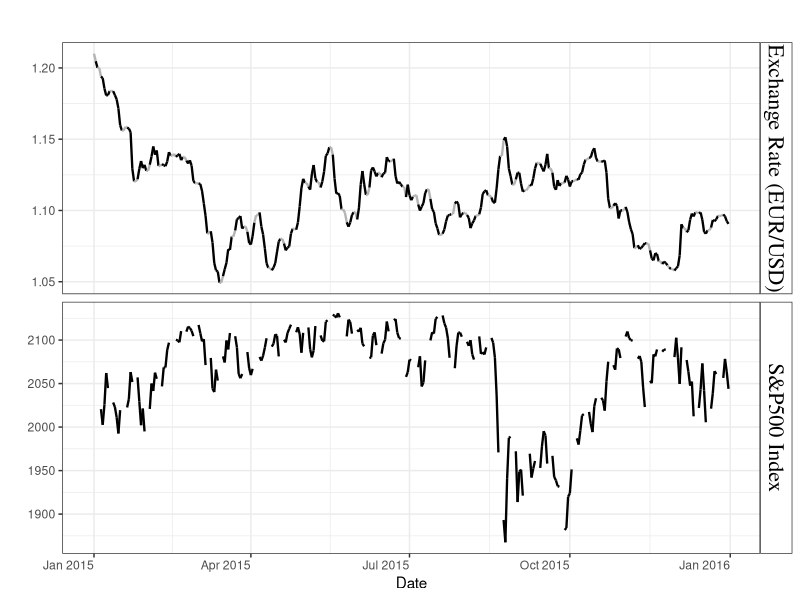
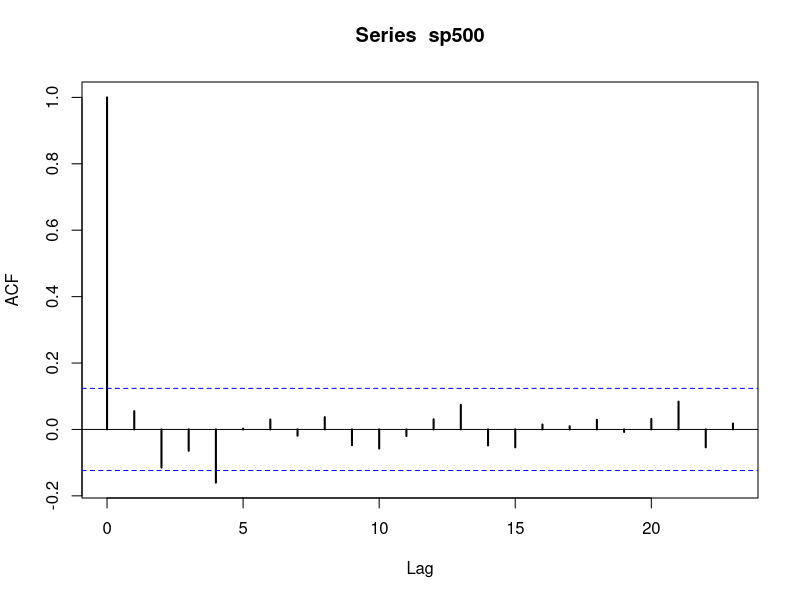
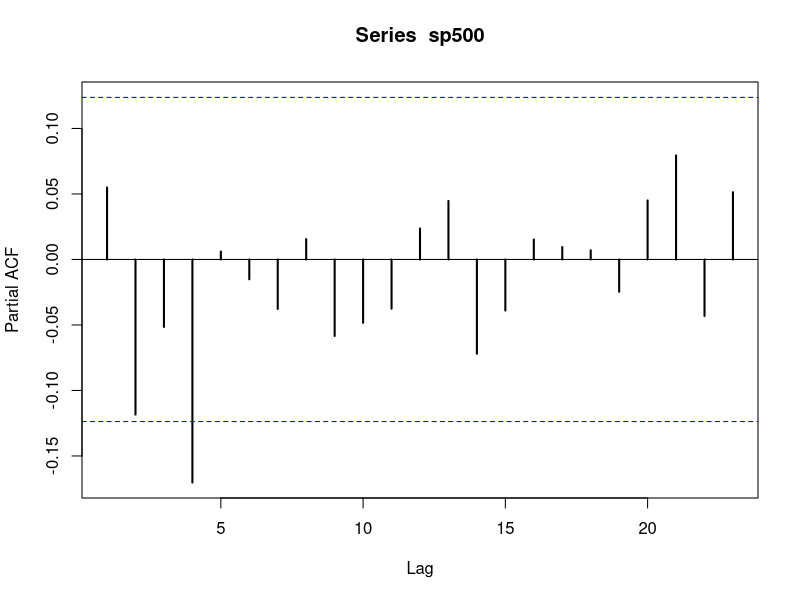
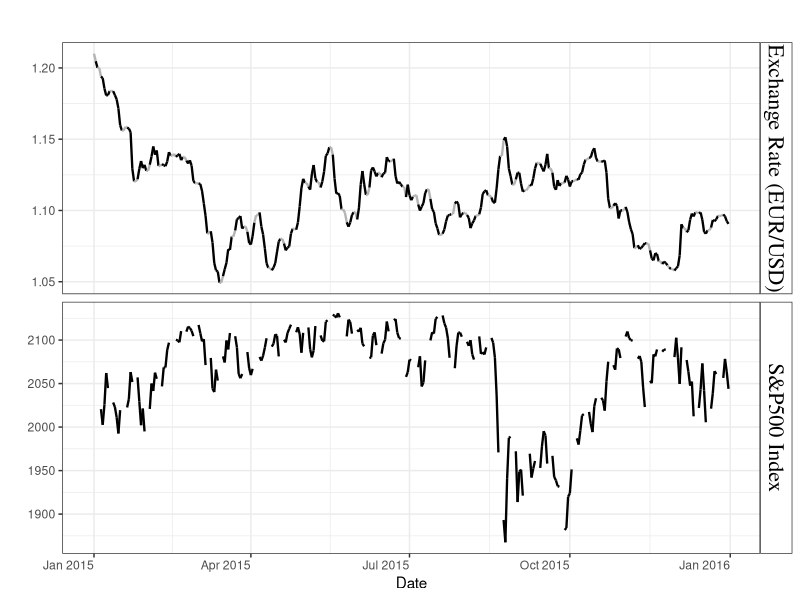

These figures' R source, in order: (Note: this script raises an error after producing the figures.)
######################################
##
## This code performs the analysis of the S&P500 and EUR data
##
## We also generate the plots for the paper here.
##

library(fGarch)
library(forecast)
library(lubridate)
library(dplyr)
library(tidyr)
library(ggplot2)

#### Load data and process
data.sp500 <- read.csv("YAHOO-INDEX_GSPC.csv")
head(data.sp500)
data.sp500<-data.sp500[,c(1,7)]
data.sp500$Date<- ymd(data.sp500$Date)
colnames(data.sp500)<-c("Date","sp500")

data.EUR.2015 <- read.csv("EUR2015.csv")
data.EUR.2015$Date<- ymd(data.EUR.2015$Date)

### Combine
data.full<- right_join(data.sp500, data.EUR.2015)

data.full
head(data.full)
colnames(data.full)<-c("Date","S&P500 Index","Exchange Rate (EUR/USD)")
data.full$Closed <- as.factor(is.na(data.full$'S&P500 Index')*1)

rtn.obj<- gather(data.full,"variable","value",2:3)
rtn.obj$Date <- ymd(rtn.obj$Date)
head(rtn.obj)
str(rtn.obj)

gg.xts1 <- ggplot(rtn.obj, aes_string(x = "Date", y = "value", group = "variable", color="Closed" )) +
  facet_grid(variable~. , scales = "free_y", space = "fixed") +
  geom_line(data = subset(rtn.obj, variable == "S&P500 Index"),size=0.8) +
  geom_line(data = subset(rtn.obj, variable == "Exchange Rate (EUR/USD)"),size=0.8) +
  scale_colour_manual(values=c("black", "gray70")) + 
  ggtitle("") +
  theme_bw()+
  theme(axis.text.x = element_text(angle = 0, hjust = 1),
        plot.title = element_text(size=20, face="bold",vjust=1),
        strip.background = element_rect(fill="white"),
        strip.text.y = element_text(size = 16, colour="black", family="serif",angle=270),
        legend.position="none") + 
  ylab("") +
  xlab("Date")
gg.xts1

cairo_ps(filename="sp500EuroDollars2015.eps", width=8, height=6)
print(gg.xts1)
dev.off()

### REMOVE MISSING VALUES
colnames(data.full)<-c("Date","sp500","EUR","Closed")
head(data.full)
data.full <- na.omit(data.full)
head(data.full)

## LOG DIFFERENCING
sp500<- diff(log(data.full$sp500))
EUR<- diff(log(data.full$EUR))


## Explore features about sp500
acf(sp500, lwd=2)
pacf(sp500, lwd=2)   ## Maybe an AR(4) or smaller ARMA
auto.arima(sp500)  ### Says ARMA(1,2)
arma.fit.sp500 <- Arima(sp500, order=c(1,0,2), include.mean=FALSE)

Weighted.Box.test(arma.fit.sp500$residuals, lag=30, fitdf=3)

acf(sp500^2)
pacf(sp500^2)
### GARCH(1,1)???
Weighted.Box.test(arma.fit.sp500$residuals, lag=30, fitdf=3, sqrd.res = TRUE)


sp500.fit <- garchFit(~arma(1,2)+garch(1,1), data=sp500, trace=FALSE, include.mean=FALSE, cond.dist="QMLE")
sp500.res <- sp500.fit@residuals/sqrt(sp500.fit@h.t) 
acf(sp500.res)
acf(sp500.res^2)
#####
## Marginall fit with an ARMA(1,2)+GARCH(1,1)



########################
# EUR
acf(EUR)
pacf(EUR)
auto.arima(EUR)  ## Says ARMA(1,3)
Arima(EUR, order=c(1,0,0), include.mean=FALSE)
Arima(EUR, order=c(1,0,3), include.mean=FALSE)
Arima(EUR, order=c(1,0,1), include.mean=FALSE)
Arima(EUR, order=c(0,0,1), include.mean=FALSE)  ## Good BIC, close to matching AIC...

arma.fit.EUR <- Arima(EUR, order=c(0,0,1), include.mean=FALSE)

Weighted.Box.test(arma.fit.EUR$residuals, lag=30, fitdf=1)
acf(arma.fit.EUR$residuals)
pacf(arma.fit.EUR$residual)

acf(arma.fit.EUR$residuals^2)
pacf(arma.fit.EUR$residuals^2)
acf(abs(arma.fit.EUR$residuals))  ### Nothing going on...
Weighted.Box.test(arma.fit.EUR$residuals, lag=30, fitdf=1, sqrd.res = TRUE)

#### No GARCH here...
EUR.res <- arma.fit.EUR$residuals
EUR.fit <- arma.fit.EUR
acf(EUR.res)
acf(EUR.res^2)
EUR.res <- scale(EUR.res)[,1]

########## Just an MA(1)...


mean.ccf <- ccf(sp500.res,EUR.res, main="", lwd=3, ci.col="gray20", lag.max=20 )
mean.ccfdf <- with(mean.ccf, data.frame(lag, acf, lo=qnorm(0.025, sd=1/sqrt(n.used)), up=qnorm(0.975, sd=1/sqrt(n.used))))

p.ccf.mean <- ggplot(data=mean.ccfdf, mapping=aes(x=lag, y=acf)) + 
        geom_hline(aes(yintercept=0)) +
        geom_segment(mapping=aes(xend=lag, yend=0), size=1.75) +
        geom_ribbon(aes(ymin=lo, ymax=up), alpha=0.2) +
        coord_cartesian(xlim=c(-16,16), ylim=c(-0.25,0.25)) +
        labs(x="Lag", y="Cross-correlation in mean") + 
        theme_bw() + 
        theme(axis.line=element_line(size=1, colour="black"),
              axis.text = element_text(colour="gray20"),
              text = element_text(size=15, family="serif") );
p.ccf.mean
cairo_ps(filename="sp500EuroResidCCFmean.eps", width=8, height=6)
print(p.ccf.mean)
dev.off()

var.ccf <- ccf(sp500.res^2,EUR.res^2, main="", lwd=3, ci.col="gray20", lag.max=20)
var.ccfdf <- with(var.ccf, data.frame(lag, acf, lo=qnorm(0.025, sd=1/sqrt(n.used)), up=qnorm(0.975, sd=1/sqrt(n.used))))
p.ccf.var <- ggplot(data=var.ccfdf, mapping=aes(x=lag, y=acf)) + 
  geom_hline(aes(yintercept=0)) +
  geom_segment(mapping=aes(xend=lag, yend=0), size=1.75) +
  geom_ribbon(aes(ymin=lo, ymax=up), alpha=0.2) +
  coord_cartesian(xlim=c(-16,16), ylim=c(-0.25,0.25)) +
  labs(x="Lag", y="Cross-correlation in variance") + 
  theme_bw() + 
  theme(axis.line=element_line(size=1, colour="black"),
        axis.text = element_text(colour="gray20"),
        text = element_text(size=15, family="serif") );
p.ccf.var
cairo_ps(filename="sp500EuroResidCCFvar.eps", width=8, height=6)
print(p.ccf.var)
dev.off()

sgedFit(sp500.res)$par
### > sgedFit(sp500.res)$par
### mean          sd          nu          xi 
### -0.01490927  0.99731078  1.58947645  0.91475410 
sp500.res.data <- data.frame(resid=sp500.res)
p.sp500.res <- ggplot(sp500.res.data, aes(resid)) +
  geom_density(size=0, fill="gray85", adjust=1) +      ## empircal density
  stat_function(fun=dnorm, colour="gray30",  
                linetype=3, size=1.25 )+
  stat_function(fun=dsged, colour="black", linetype=2, size=1.25,
                args=list(mean=-0.01490927, sd=0.99731078, nu=1.58947645, xi=0.91475410)) +
  scale_x_continuous(limits=c(-4,4)) + 
  labs(x="S&P 500 Redisuals", y="Density") +
  theme_bw() +
  theme(axis.line=element_line(size=1, colour="black"),
        axis.text = element_text(colour="gray20"),
        text = element_text(size=15, family="serif") );
p.sp500.res
cairo_ps(filename="sp500residDensity.eps", width=8, height=6)
print(p.sp500.res)
dev.off()


sgedFit(EUR.res)$par
### > sgedFit(EUR.res)$par
### mean           sd           nu           xi 
### -0.003652755  0.996272884  1.402415848  0.949465498 
eur.res.data <- data.frame(resid=EUR.res)
p.eur.res <- ggplot(eur.res.data, aes(resid)) +
  geom_density(size=0, fill="gray85", adjust=1) +      ## empircal density
  stat_function(fun=dnorm, colour="gray30",  
                linetype=3, size=1.25 )+
  stat_function(fun=dsged, colour="black", linetype=2, size=1.25,
                args=list(mean=-0.003652755, sd=0.996272884, nu=1.402415848, xi=0.949465498) ) +
  scale_x_continuous(limits=c(-4,4)) + 
  labs(x="EUR/USD Redisuals", y="Density") +
  theme_bw() +
  theme(axis.line=element_line(size=1, colour="black"),
        axis.text = element_text(colour="gray20"),
        text = element_text(size=15, family="serif") );
p.eur.res
cairo_ps(filename="EURUSDresidDensity.eps", width=8, height=6)
print(p.eur.res)
dev.off()


X <- cbind(sp500, EUR)
var.fit <- ar(X)
var.fit
resids <- var.fit$resid[-(1:4),]
acf(resids[,1])    ### Good
acf(resids[,1]^2)  
pacf(resids[,1]^2) ### Still a GARCH(1,1)??

acf(resids[,2])     ## Good
acf(resids[,2]^2)
pacf(resids[,2]^2)  ## Good

var.sp500.garch.fit <- garchFit(~garch(1,1), data=resids[,1], include.mean=FALSE, trace=FALSE, cond.dist="QMLE")
coef(var.sp500.garch.fit)
var.sp500.garch.res <- var.sp500.garch.fit@residuals/sqrt(var.sp500.garch.fit@h.t)
var(resids[,2])
var.eur.res <- scale(resids[,2])[,1]

ccf(var.sp500.garch.res, var.eur.res, main="", lwd=3, ci.col="gray20", lag.max = 16)
ccf(var.sp500.garch.res^2, var.eur.res^2, main="", lwd=3, ci.col="gray20", lag.max = 16)



var.mean.ccf <- ccf(var.sp500.garch.res,var.eur.res, main="", lwd=3, ci.col="gray20", lag.max=20 )
var.mean.ccfdf <- with(var.mean.ccf, data.frame(lag, acf, lo=qnorm(0.025, sd=1/sqrt(n.used)), up=qnorm(0.975, sd=1/sqrt(n.used))))

p.var.ccf.mean <- ggplot(data=var.mean.ccfdf, mapping=aes(x=lag, y=acf)) + 
  geom_hline(aes(yintercept=0)) +
  geom_segment(mapping=aes(xend=lag, yend=0), size=1.75) +
  geom_ribbon(aes(ymin=lo, ymax=up), alpha=0.2) +
  coord_cartesian(xlim=c(-16,16), ylim=c(-0.25,0.25)) +
  labs(x="Lag", y="Cross-correlation in mean") + 
  theme_bw() + 
  theme(axis.line=element_line(size=1, colour="black"),
        axis.text = element_text(colour="gray20"),
        text = element_text(size=15, family="serif") );
p.var.ccf.mean
cairo_ps(filename="sp500EuroVARResidCCFmean.eps", width=8, height=6)
print(p.var.ccf.mean)
dev.off()

var.var.ccf <- ccf(var.sp500.garch.res^2, var.eur.res^2, main="", lwd=3, ci.col="gray20", lag.max=20)
var.var.ccfdf <- with(var.var.ccf, data.frame(lag, acf, lo=qnorm(0.025, sd=1/sqrt(n.used)), up=qnorm(0.975, sd=1/sqrt(n.used))))
p.var.ccf.var <- ggplot(data=var.var.ccfdf, mapping=aes(x=lag, y=acf)) + 
  geom_hline(aes(yintercept=0)) +
  geom_segment(mapping=aes(xend=lag, yend=0), size=1.75) +
  geom_ribbon(aes(ymin=lo, ymax=up), alpha=0.2) +
  coord_cartesian(xlim=c(-16,16), ylim=c(-0.25,0.25)) +
  labs(x="Lag", y="Cross-correlation in variance") + 
  theme_bw() + 
  theme(axis.line=element_line(size=1, colour="black"),
        axis.text = element_text(colour="gray20"),
        text = element_text(size=15, family="serif") );
p.var.ccf.var
cairo_ps(filename="sp500EuroVARResidCCFvar.eps", width=8, height=6)
print(p.var.ccf.var)
dev.off()
